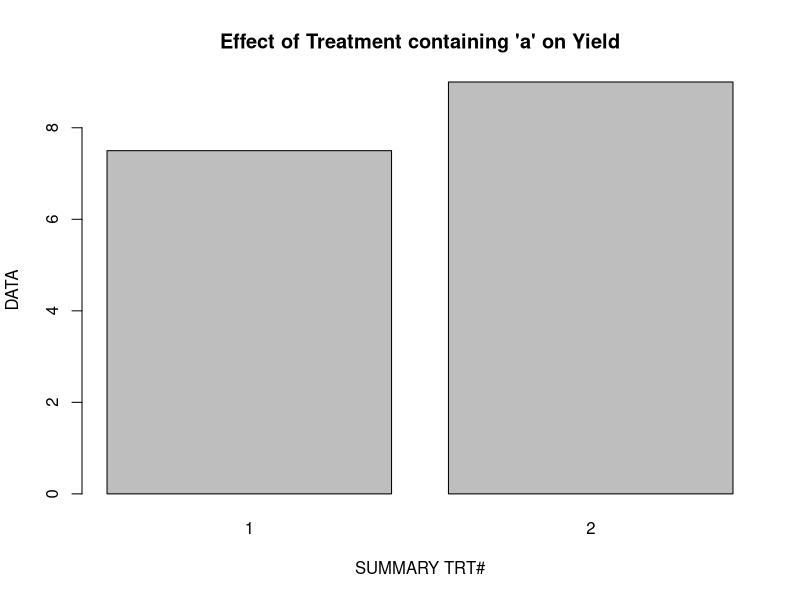

R code for this plot:
install.packages("stringr")
library(stringr)
#constructs a bar chart of yield output all treatments containing a specific component
#works within a specified trial, by default the first trial listed in the dataset will be used
plot_by_component <- function(datafile,treatment_list,component,trial = "",resp_var = "DATA") {
  #check to see if inputs are valid
  if(!is.data.frame(datafile)) {
    stop("Improper datafile input: expected a dataframe")
  }
  if(!is.data.frame(treatment_list)) {
    stop("Improper treatment_list input: expected dataframe")
  }
  if(!is.character(component)) {
    stop("Improper component input: expected string/character")
  }
  if(is.null(datafile[resp_var,])) {
    stop("Improper datafile and resp_var combination: specified variable is not present within datafile")
  }
  if(is.null(treatment_list$"TREATMENT COMPONENT")) {
    stop("Improper treatment_list: expected column labeled 'TREATMENT COMPONENT'")
  }
  if(is.null(treatment_list$"SUMMARY TRT #")) {
    stop("Improper treatmetn_list: expected column labeled 'SUMMARY TRT#'")
  }
  if(is.null(datafile$"SUMMARY TRT#")) {
    stop("improper datafile: expected column labeled 'SUMMARY TRT#")
  }
  #get a list of treatments containing a component
  valid_treatments <- treatment_list[treatment_list$"TREATMENT COMPONENT"==component,"SUMMARY TRT #"]
  if(length(valid_treatments)<1) {
    stop("Improper component: component not present within treatment_list")
  }
  #ensure only one trial is present within datafile
  if(trial=="") {
    datafile <- datafile[datafile$`TRIAL #`==datafile$`TRIAL #`[1],]
  } else {
    datafile <- datafile[datafile$`TRIAL #`==trial,]
  }
  #extract digits from non-treatments, allowing comparison to datafile
  valid_treatments <- str_extract(valid_treatments,"^[[:digit:]]+")
  #subset datafile by the list of treatments
  datafile_subset <- datafile[datafile$`SUMMARY TRT#` %in% valid_treatments,]
  #aggregate all instances of the same treatment
  datafile_subset <- aggregate(x = datafile_subset,by = list(datafile_subset$"SUMMARY TRT#"),mean)
  #graph the subset by the specified variable
  output_heights <-datafile_subset[,resp_var]
  pdf_title <-paste("Effect of Treatment containing '",component,"' on Yield", sep = "")
  pdf(paste(pdf_title,".pdf",sep = ""))
  barplot(height = output_heights,names.arg = datafile_subset$'SUMMARY TRT#',
          xlab = "SUMMARY TRT#", ylab = resp_var,
          main = pdf_title)
  dev.off()
  write.table(datafile_subset,file = paste(pdf_title,".txt",sep = ""))
  #export graph as pdf
  return(datafile_subset)
  #export component list of all treatments used in graph to same pdf
}

trtlist <- data.frame("SUMMARY TRT #" = c("1-A","1-B","2-A","2-B","3-A"),
                      "TREATMENT COMPONENT" = c("a","b","a","c","b"))
names(trtlist)<-c("SUMMARY TRT #","TREATMENT COMPONENT")
datafile <- data.frame("DATA" = c(10,9,8,7,6,5,4),
                       "SUMMMARY TRT#" = c(1,2,3,4,5,1,1),
                       "TRIAL #" = c(1,1,1,1,1,1,2))
names(datafile)<-c("DATA","SUMMARY TRT#","TRIAL #")
plot_by_component(datafile = datafile,treatment_list = trtlist,
                  component = "a",resp_var = "DATA")
